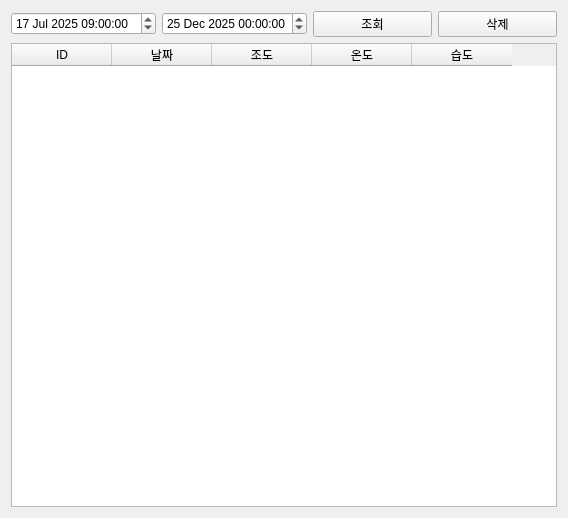
<?xml version="1.0" encoding="UTF-8"?>
<ui version="4.0">
 <class>Sqlite</class>
 <widget class="QWidget" name="Sqlite">
  <property name="geometry">
   <rect>
    <x>0</x>
    <y>0</y>
    <width>568</width>
    <height>518</height>
   </rect>
  </property>
  <property name="windowTitle">
   <string>Form</string>
  </property>
  <layout class="QVBoxLayout" name="verticalLayout_2">
   <item>
    <layout class="QHBoxLayout" name="horizontalLayout">
     <item>
      <widget class="QDateTimeEdit" name="datetimeedit_1">
       <property name="date">
        <date>
         <year>2025</year>
         <month>7</month>
         <day>17</day>
        </date>
       </property>
       <property name="time">
        <time>
         <hour>9</hour>
         <minute>0</minute>
         <second>0</second>
        </time>
       </property>
      </widget>
     </item>
     <item>
      <widget class="QDateTimeEdit" name="datetimeedit_2">
       <property name="date">
        <date>
         <year>2025</year>
         <month>12</month>
         <day>25</day>
        </date>
       </property>
      </widget>
     </item>
     <item>
      <widget class="QPushButton" name="PbSearchDB">
       <property name="text">
        <string>조회</string>
       </property>
      </widget>
     </item>
     <item>
      <widget class="QPushButton" name="PbDeleteDB">
       <property name="text">
        <string>삭제</string>
       </property>
      </widget>
     </item>
    </layout>
   </item>
   <item>
    <layout class="QHBoxLayout" name="horizontalLayout_2" stretch="5,5">
     <item>
      <widget class="QTableWidget" name="PbClear">
       <column>
        <property name="text">
         <string>ID</string>
        </property>
       </column>
       <column>
        <property name="text">
         <string>날짜</string>
        </property>
       </column>
       <column>
        <property name="text">
         <string>조도</string>
        </property>
       </column>
       <column>
        <property name="text">
         <string>온도</string>
        </property>
       </column>
       <column>
        <property name="text">
         <string>습도</string>
        </property>
       </column>
      </widget>
     </item>
     <item>
      <layout class="QVBoxLayout" name="verticalLayout" stretch="9">
       <item>
        <layout class="QHBoxLayout" name="ChartViewLayout"/>
       </item>
      </layout>
     </item>
    </layout>
   </item>
  </layout>
 </widget>
 <resources/>
 <connections/>
</ui>
